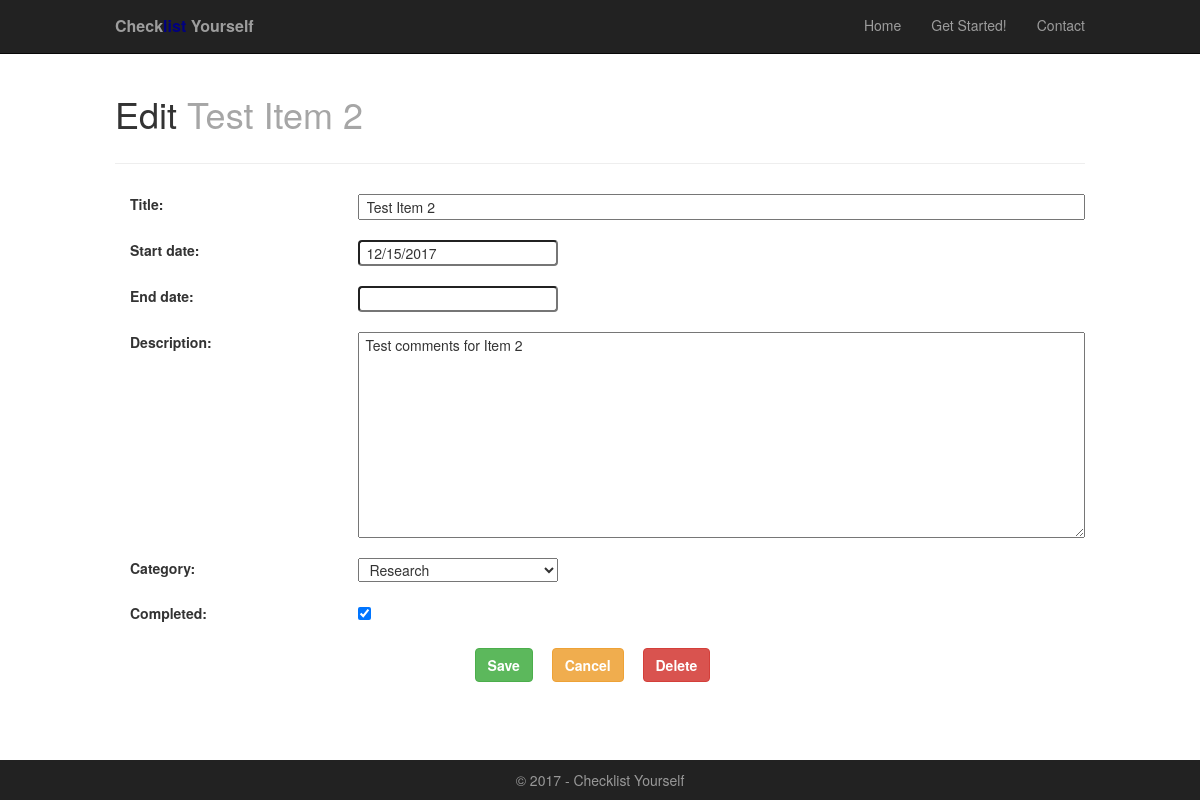
The app's page /checklist/edit/2/, older data.
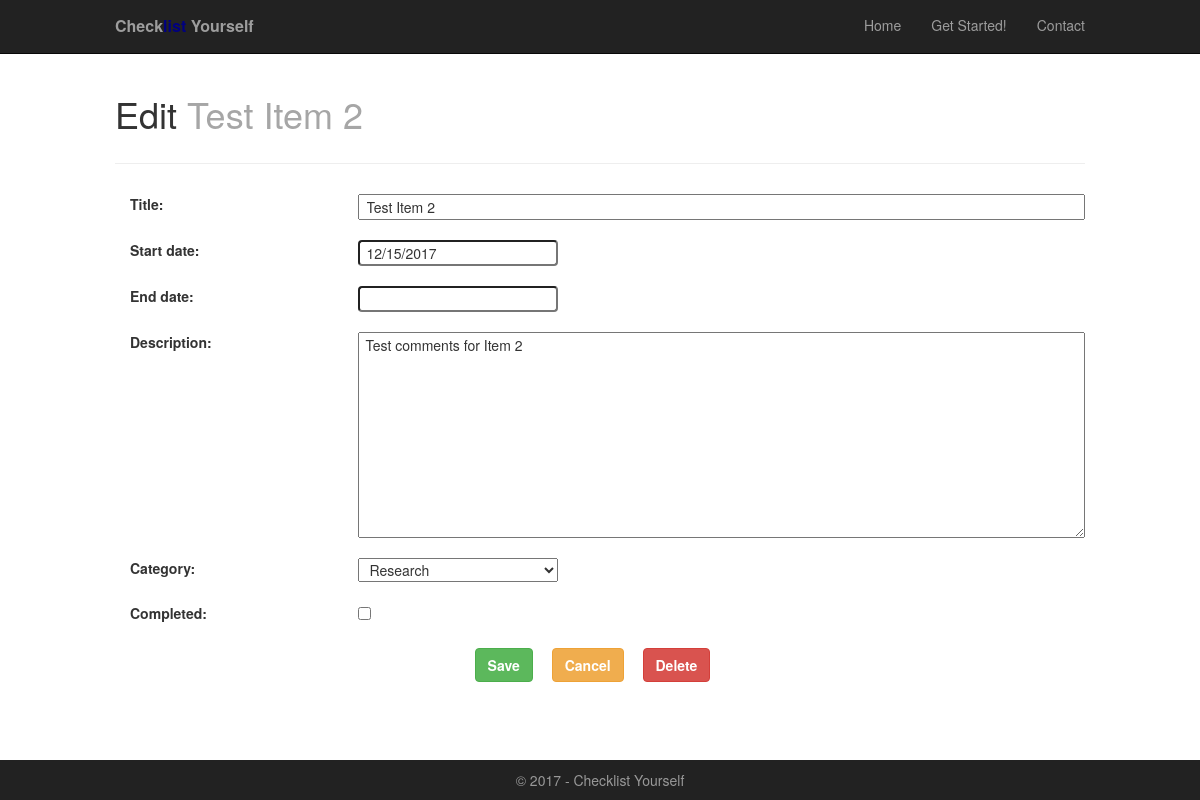
The same page, newer data.
### checklist/models.py (models this page shows, shortened)
class Checklist(models.Model):
    date_created = models.DateTimeField(auto_now_add=True)
    title = models.CharField(max_length=255)
    start_date = models.DateField(null=True, blank=True)
    end_date = models.DateField(null=True, blank=True)
    description = models.TextField(null=True, blank=True)
    category = models.ForeignKey(Category)
    completed = models.BooleanField(default=False)

### checklist/views.py (the view)
# urls.py: url(r'^edit/(?P<pk>\d+)/$', views.ChecklistUpdateView.as_view(), name='update'),
class ChecklistUpdateView(UpdateView):
    model = Checklist
    form_class = ChecklistForm

### checklist/forms.py (shortened to what this page needs)
class ChecklistForm(ModelForm):
    class Meta:
        model = Checklist
        fields = ('title', 'start_date', 'end_date', 'description', 'category', 'completed')

### checklist/models.py (called while the page is built)
    def __str__(self):
        return self.type

### checklist/templatetags/checklist_tags.py (called while the page is built)
@register.filter(name='addclass')
def addclass(value, arg):
    return value.as_widget(attrs={'class': arg})

### checklist/templates/checklist/checklist_form.html (shortened to what this page needs)
{% extends 'layout.html' %}
{% load static from staticfiles %}
{% load checklist_tags %}
{% block css %}
<link rel="stylesheet" type="text/css" href="{% static 'css/form_style.css' %}" />
{% endblock %}
{% block content %}
<div class="container form-page">
	<div class='page-header'>
		<h1 class="hide-mobile">{% if not form.instance.pk %}Create New: {% else %}Edit <span class="edit-item">{{ form.instance.title }}</span>{% endif %}</h1>
	</div>
<form method='POST'>
	<div class="form-input">
			{% for field in form %}
				<div class="fieldWrapper row">
					{{ field.label_tag }}
					{{ field|addclass:'input-field' }}
				</div>
			{% endfor %}
	</div>
	<div class='text-center'>
    	<div class='btn-grp'>
			<input type="submit" class="btn btn-success btn-add" value="Save">
			<div class="btn btn-warning"><a class="btn-add" href="\checklist">Cancel</a></div>
			{% if form.instance.pk %}<a class="btn btn-danger btn-add" href="{% url 'checklist:delete' pk=checklist.pk %}">Delete</a>{% endif %}
		</div>
	</div>
</form>
</div>
{% endblock %}

Row changes from the older to the newer data that the page shows:
changed Checklist "Test Item 2": completed "☑" → "☐"
